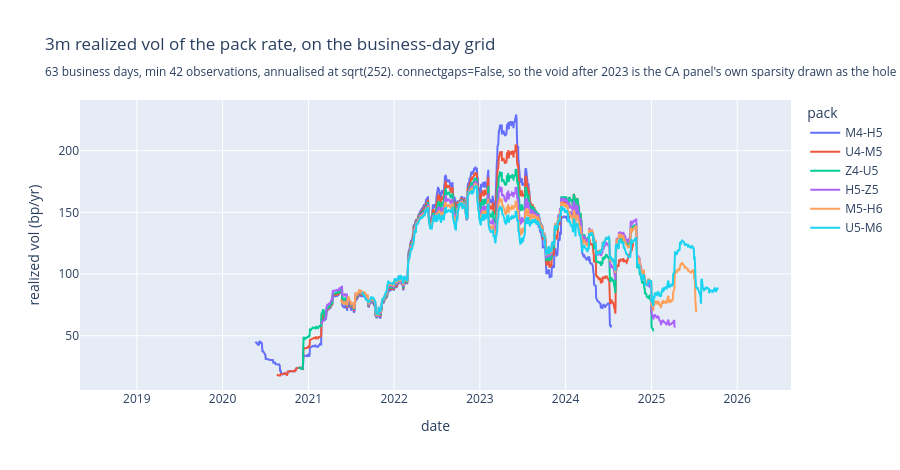

The code cell stored with this chart in its notebook:
### Code cell
_labels = [l for l in ["M4-H5", "U4-M5", "Z4-U5", "H5-Z5", "M5-H6", "U5-M6"]
           if l in RV.columns]
_f = go.Figure()
for _lab in _labels:
    _f.add_trace(go.Scatter(x=RV.index, y=RV[_lab], mode="lines", name=_lab,
                            connectgaps=False))
_f.update_layout(
    title="3m realized vol of the pack rate, on the business-day grid<br>"
          "<sub>63 business days, min 42 observations, annualised at sqrt(252). "
          "connectgaps=False, so the void after 2023 is the CA panel's own "
          "sparsity drawn as the hole it is, not bridged by a straight line</sub>",
    xaxis_title="date", yaxis_title="realized vol (bp/yr)", height=CFG.fig_height,
    legend_title="pack")
_f

### Figure 1 — Plotly figure (JSON) as saved in the notebook; plotly's stock layout.template omitted (floating-point values rounded to 4 significant figures; data arrays with more than 128 entries replaced by an {"elided": "..."} marker saying what was removed)
{"data": [{"connectgaps": false, "mode": "lines", "name": "M4-H5", "type": "scatter", "x": {"elided": "2163 str values"}, "y": {"elided": "2163 float values"}}, {"connectgaps": false, "mode": "lines", "name": "U4-M5", "type": "scatter", "x": {"elided": "2163 str values"}, "y": {"elided": "2163 float values"}}, {"connectgaps": false, "mode": "lines", "name": "Z4-U5", "type": "scatter", "x": {"elided": "2163 str values"}, "y": {"elided": "2163 float values"}}, {"connectgaps": false, "mode": "lines", "name": "H5-Z5", "type": "scatter", "x": {"elided": "2163 str values"}, "y": {"elided": "2163 float values"}}, {"connectgaps": false, "mode": "lines", "name": "M5-H6", "type": "scatter", "x": {"elided": "2163 str values"}, "y": {"elided": "2163 float values"}}, {"connectgaps": false, "mode": "lines", "name": "U5-M6", "type": "scatter", "x": {"elided": "2163 str values"}, "y": {"elided": "2163 float values"}}], "layout": {"height": 470, "legend": {"title": {"text": "pack"}}, "title": {"text": "3m realized vol of the pack rate, on the business-day grid<br><sub>63 business days, min 42 observations, annualised at sqrt(252). connectgaps=False, so the void after 2023 is the CA panel's own sparsity drawn as the hole it is, not bridged by a straight line</sub>"}, "xaxis": {"title": {"text": "date"}}, "yaxis": {"title": {"text": "realized vol (bp/yr)"}}}}
